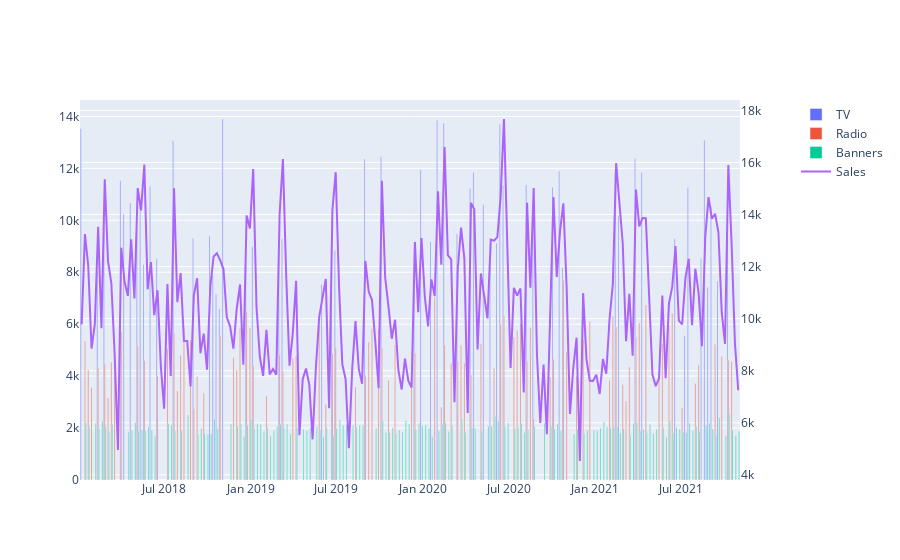

Write notebook code for a chart like this one.
### Markdown cell above
Las Ventas correlacionan con las inveriones en los medios

### Code cell
import plotly.graph_objects as go
from plotly.subplots import make_subplots

fig = make_subplots(specs=[[{"secondary_y": True}]])
fig.add_trace(go.Bar(x=data['Date'], y=data['TV'], name='TV'), secondary_y=False)
fig.add_trace(go.Bar(x=data['Date'], y=data['Radio'], name='Radio'), secondary_y=False)
fig.add_trace(go.Bar(x=data['Date'], y=data['Banners'], name='Banners'), secondary_y=False)
fig.add_trace(go.Scatter(x=data['Date'], y=data['Sales'], name='Sales'), secondary_y=True)

fig.show()

### Figure 1 — Plotly figure (JSON) as saved in the notebook; plotly's stock layout.template omitted (floating-point values rounded to 4 significant figures; data arrays with more than 128 entries replaced by an {"elided": "..."} marker saying what was removed)
{"data": [{"name": "TV", "type": "bar", "x": {"elided": "200 str values"}, "xaxis": "x", "y": {"elided": "200 float values"}, "yaxis": "y"}, {"name": "Radio", "type": "bar", "x": {"elided": "200 str values"}, "xaxis": "x", "y": {"elided": "200 float values"}, "yaxis": "y"}, {"name": "Banners", "type": "bar", "x": {"elided": "200 str values"}, "xaxis": "x", "y": {"elided": "200 float values"}, "yaxis": "y"}, {"name": "Sales", "type": "scatter", "x": {"elided": "200 str values"}, "xaxis": "x", "y": {"elided": "200 float values"}, "yaxis": "y2"}], "layout": {"xaxis": {"anchor": "y", "domain": [0, 0.94]}, "yaxis": {"anchor": "x", "domain": [0, 1]}, "yaxis2": {"anchor": "x", "overlaying": "y", "side": "right"}}}
